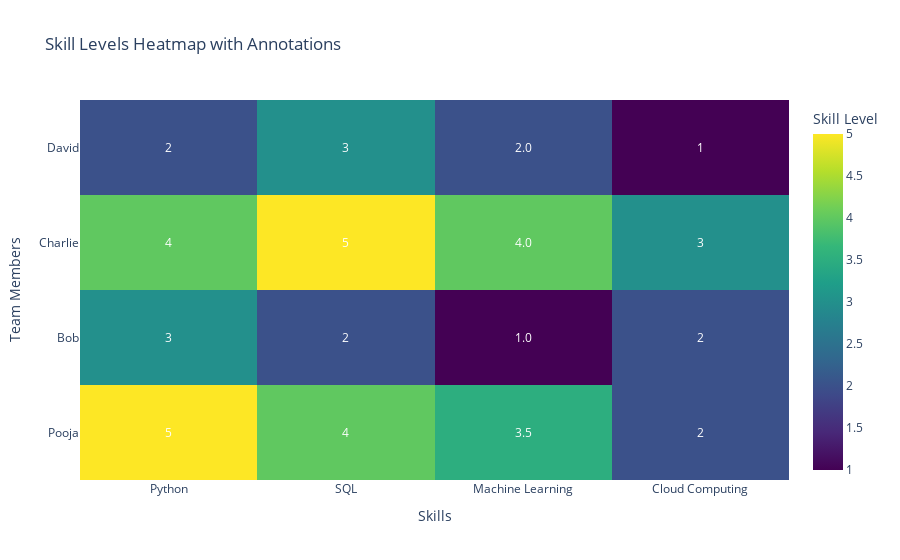

Notebook cell for this chart:
### Code cell
import seaborn as sns
import matplotlib.pyplot as plt

plt.figure(figsize=(8, 5))
sns.heatmap(df_skills, annot=True, cmap="YlGnBu", cbar=True)
plt.title("Team Skill Matrix")
plt.show()

### Figure 1 — Plotly figure (JSON) as saved in the notebook; plotly's stock layout.template omitted (floating-point values rounded to 4 significant figures)
{"data": [{"colorbar": {"title": {"text": "Skill Level"}}, "colorscale": [[0, "#440154"], [0.1111, "#482878"], [0.2222, "#3e4989"], [0.3333, "#31688e"], [0.4444, "#26828e"], [0.5556, "#1f9e89"], [0.6667, "#35b779"], [0.7778, "#6ece58"], [0.8889, "#b5de2b"], [1, "#fde725"]], "type": "heatmap", "x": ["Python", "SQL", "Machine Learning", "Cloud Computing"], "y": ["Pooja", "Bob", "Charlie", "David"], "z": [[5.0, 4.0, 3.5, 2.0], [3.0, 2.0, 1.0, 2.0], [4.0, 5.0, 4.0, 3.0], [2.0, 3.0, 2.0, 1.0]]}], "layout": {"annotations": [{"font": {"color": "white", "size": 12}, "showarrow": false, "text": "5", "x": "Python", "xanchor": "center", "y": "Pooja", "yanchor": "middle"}, {"font": {"color": "white", "size": 12}, "showarrow": false, "text": "4", "x": "SQL", "xanchor": "center", "y": "Pooja", "yanchor": "middle"}, {"font": {"color": "white", "size": 12}, "showarrow": false, "text": "3.5", "x": "Machine Learning", "xanchor": "center", "y": "Pooja", "yanchor": "middle"}, {"font": {"color": "white", "size": 12}, "showarrow": false, "text": "2", "x": "Cloud Computing", "xanchor": "center", "y": "Pooja", "yanchor": "middle"}, {"font": {"color": "white", "size": 12}, "showarrow": false, "text": "3", "x": "Python", "xanchor": "center", "y": "Bob", "yanchor": "middle"}, {"font": {"color": "white", "size": 12}, "showarrow": false, "text": "2", "x": "SQL", "xanchor": "center", "y": "Bob", "yanchor": "middle"}, {"font": {"color": "white", "size": 12}, "showarrow": false, "text": "1.0", "x": "Machine Learning", "xanchor": "center", "y": "Bob", "yanchor": "middle"}, {"font": {"color": "white", "size": 12}, "showarrow": false, "text": "2", "x": "Cloud Computing", "xanchor": "center", "y": "Bob", "yanchor": "middle"}, {"font": {"color": "white", "size": 12}, "showarrow": false, "text": "4", "x": "Python", "xanchor": "center", "y": "Charlie", "yanchor": "middle"}, {"font": {"color": "white", "size": 12}, "showarrow": false, "text": "5", "x": "SQL", "xanchor": "center", "y": "Charlie", "yanchor": "middle"}, {"font": {"color": "white", "size": 12}, "showarrow": false, "text": "4.0", "x": "Machine Learning", "xanchor": "center", "y": "Charlie", "yanchor": "middle"}, {"font": {"color": "white", "size": 12}, "showarrow": false, "text": "3", "x": "Cloud Computing", "xanchor": "center", "y": "Charlie", "yanchor": "middle"}, {"font": {"color": "white", "size": 12}, "showarrow": false, "text": "2", "x": "Python", "xanchor": "center", "y": "David", "yanchor": "middle"}, {"font": {"color": "white", "size": 12}, "showarrow": false, "text": "3", "x": "SQL", "xanchor": "center", "y": "David", "yanchor": "middle"}, {"font": {"color": "white", "size": 12}, "showarrow": false, "text": "2.0", "x": "Machine Learning", "xanchor": "center", "y": "David", "yanchor": "middle"}, {"font": {"color": "white", "size": 12}, "showarrow": false, "text": "1", "x": "Cloud Computing", "xanchor": "center", "y": "David", "yanchor": "middle"}], "title": {"text": "Skill Levels Heatmap with Annotations"}, "xaxis": {"title": {"text": "Skills"}}, "yaxis": {"title": {"text": "Team Members"}}}}
